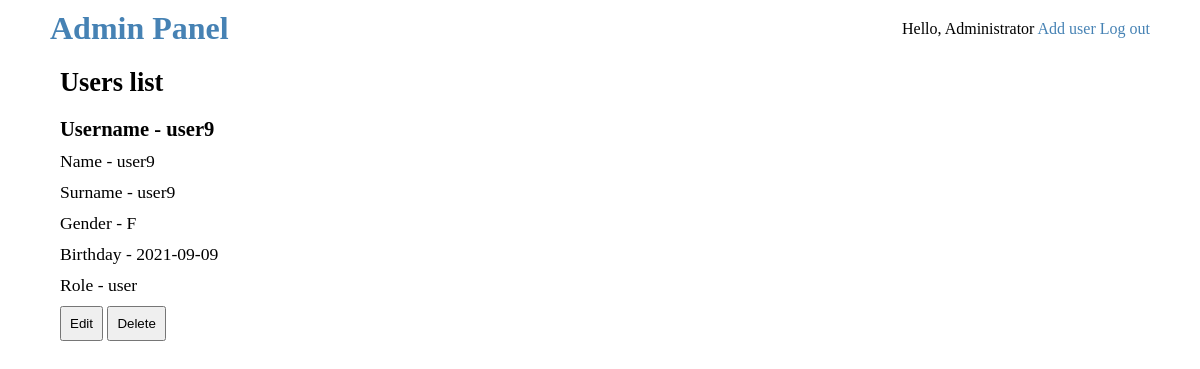
/profile.php?id=25 (signed in), run on the app's committed database.
### tables this page shows
CREATE TABLE `users` (
  `id` int(11) NOT NULL,
  `username` varchar(255) NOT NULL,
  `password` varchar(255) NOT NULL,
  `name` varchar(255) NOT NULL,
  `surname` varchar(255) NOT NULL,
  `gender` enum('M','F') NOT NULL,
  `birthday` date NOT NULL,
  `role` enum('user','admin') NOT NULL DEFAULT 'user'
);

### profile.php (the view, shortened to what this page needs)
<?php include "config.php";
?>
<!DOCTYPE html>
<html lang="en">
<head>
</head>
<body>
    <div id="profileView">
    <?php include "apheader.php" ?>
        <div class="profile">
            <h2>Users list</h2>
            <?php
                $profile = mysqli_query($conn, "SELECT * FROM `users` WHERE `id` = " . (int) $_GET['id']);
                if (mysqli_num_rows($profile) <= 0) {
                ?>
                    <div class="col-sm-7">
                        <h2>User not found</h2>
                    </div>
                <?php
                } else {
                    $prof = mysqli_fetch_assoc($profile);
            ?>
                        <h3>Username - <?php echo $prof['username'] ?></h3>
                        <p>Name - <?php echo $prof['name'] ?></p>
                        <p>Surname - <?php echo $prof['surname'] ?></p>
                        <p>Gender - <?php echo $prof['gender'] ?></p>
                        <p>Birthday - <?php echo $prof['birthday'] ?></p>
                        <p>Role - <?php echo $prof['role'] ?></p>
                        <a href="/edituser.php?id=<?php echo $prof['id']; ?>"><button>Edit</button></a>
                        <a href="/deleteuser.php?id=<?php echo $prof['id']; ?>"><button>Delete</button></a>
            <?php
                }
            ?>
        </div>
    </div>
</body>
</html>

### profile.php (style rules this page uses)
* { margin:0; padding:0; }
a { text-decoration: none; color: steelblue; }
#profileView { padding:0px 50px; }
.profile { font-size: 1.1rem; padding:10px; }
.profile h2 { margin-bottom: 20px;; }
.profile p, .profile h3 { margin-bottom: 10px; }
.profile button { padding:8px; }

### data on the page
users: username "user9", name "user9", surname "user9", gender "F", birthday "2021-09-09", role "user"

### other printed values
$_SESSION['signed_user']['name'] "Administrator"
